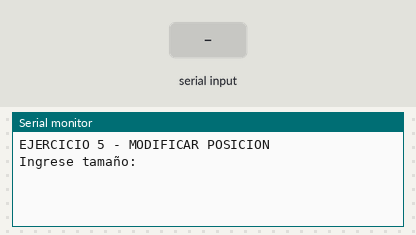
Recording of a sketch running on a simulated Arduino Uno, built with avr-gcc and run on an emulated ATmega328P. Parts: the last lines printed to the serial monitor. The test bench sets the inputs (shaded band).

Above: at 1.2 s.
1.3 s: "0\n" received over Serial
At 2.1 s:
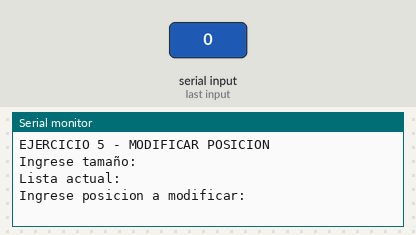
At 3.7 s:
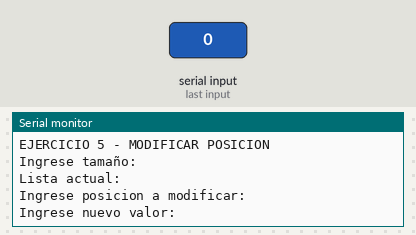

Measured:
- after the input at 1.3 s, the serial monitor: prints a new line at once (image 1)

The sketch:

ejercicio5.ino
```cpp
// MODIFICAR POSICIÓN
#define MAX_SIZE 100

int lista[MAX_SIZE];
int N;

void cargarLista(int *lista) {
  Serial.println("Ingrese tamaño:");
  while (Serial.available() == 0);
  N = Serial.parseInt();

  for (int i = 0; i < N; i++) {
    while (Serial.available() == 0);
    lista[i] = Serial.parseInt();
  }
}

void mostrarLista(int *lista) {
  Serial.println("Lista actual:");
  for (int i = 0; i < N; i++)
    Serial.println(lista[i]);
}

void modificarPosicion(int *lista, int M, int nuevoValor) {
  if (M >= 0 && M < N)
    lista[M] = nuevoValor;
}

void setup() {
  Serial.begin(9600);
  while (!Serial);
  Serial.println("EJERCICIO 5 - MODIFICAR POSICION");
}

void loop() {
  cargarLista(lista);
  mostrarLista(lista);

  Serial.println("Ingrese posicion a modificar:");
  while (Serial.available() == 0);
  int M = Serial.parseInt();

  Serial.println("Ingrese nuevo valor:");
  while (Serial.available() == 0);
  int nuevo = Serial.parseInt();

  modificarPosicion(lista, M, nuevo);

  mostrarLista(lista);
  while (true);
}
```
